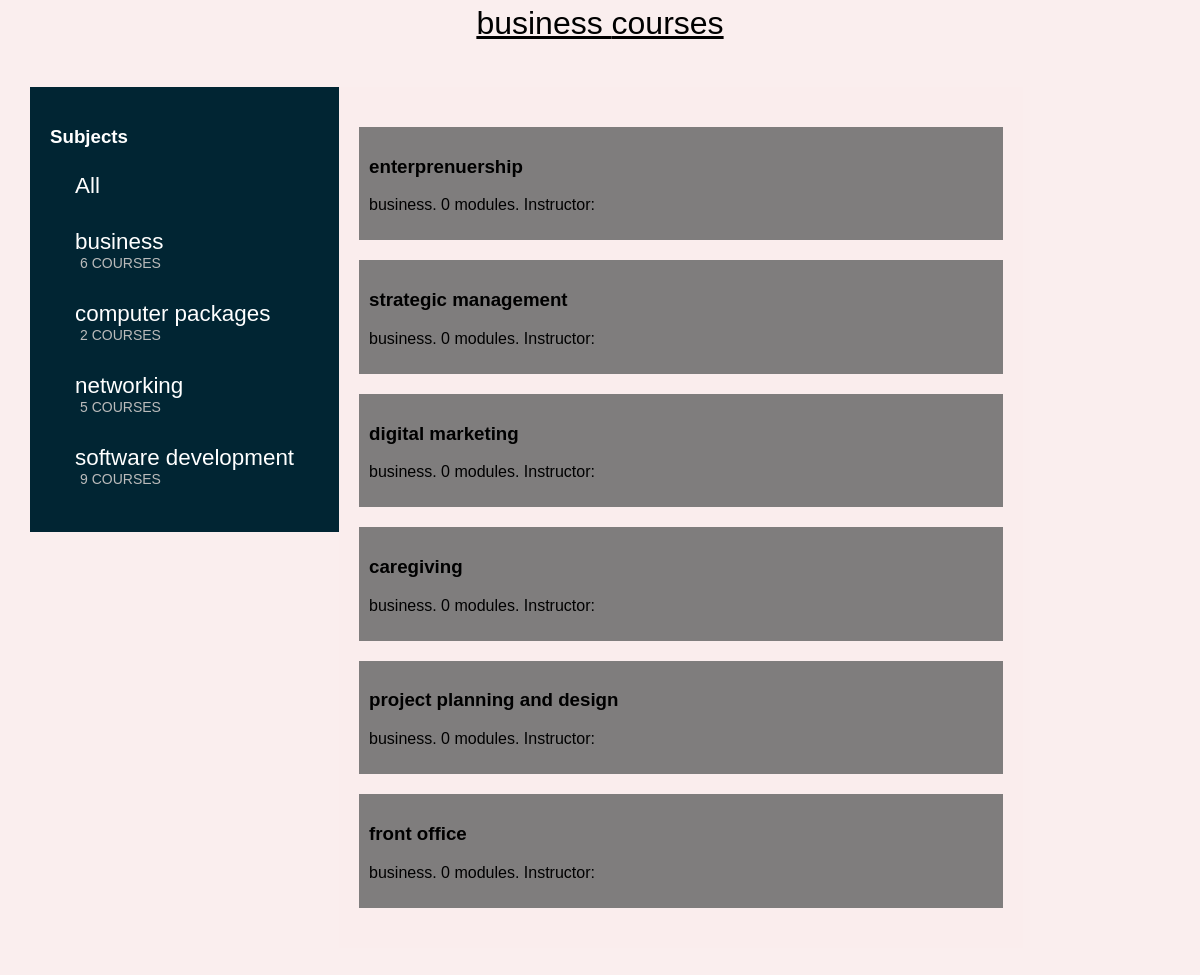
The page /subject/business/ on the database as committed earlier.
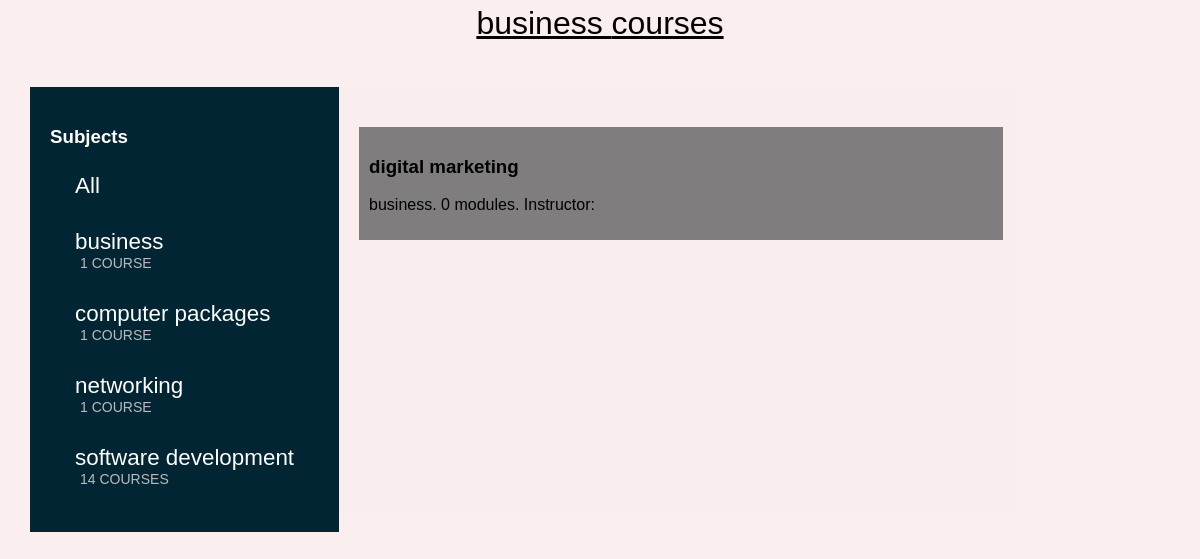
The same page on the database as committed later.
### courses/models.py (models this page shows, shortened)
class Subject(models.Model):
    title = models.CharField(max_length=200)
    slug = models.SlugField(max_length=200, unique=True)
    class Meta:
        ordering = ["title"]
    def __str__(self):
        return self.title

class Course(models.Model):
    owner = models.ForeignKey(
        settings.AUTH_USER_MODEL,
        related_name="courses_created",
        on_delete=models.CASCADE,
    )
    subject = models.ForeignKey(
        Subject, related_name="courses", on_delete=models.CASCADE
    )
    title = models.CharField(max_length=200)
    slug = models.SlugField(max_length=200, unique=True)
    overview = models.TextField()
    created = models.DateTimeField(auto_now_add=True)
    image = models.ImageField(upload_to="images/course/photos", blank=True, null=True)
    cert_benefit = models.TextField(blank=True, null=True)
    international_certification = models.BooleanField(default=False)
    period_in_weeks = models.IntegerField(blank=True, null=True)
    fee = models.DecimalField(max_digits=9, decimal_places=2, blank=True, null=True)
    class Meta:
        ordering = ["-created"]

### courses/views.py (the view)
class CourseListView(TemplateResponseMixin, View):
    model = Course
    template_name = "courses/course/list.html"
    def get(self, request, subject=None):
        subjects = Subject.objects.annotate(total_courses=Count("courses"))
        courses = Course.objects.annotate(total_modules=Count("modules"))
        if subject:
            subject = get_object_or_404(Subject, slug=subject)
            courses = courses.filter(subject=subject)
        return self.render_to_response(
            {"subjects": subjects, "subject": subject, "courses": courses}
        )

### courses/templates/courses/course/list.html (shortened to what this page needs)
{% load static %}
<link href="{% static 'courses/css/styles.css' %}" rel="stylesheet">
<div class="right_header">
{% if subject %}
  {{ subject.title }} courses
{% else %}
  All courses
{% endif %}
</div>
<div class="module_manager">
<div class="contents">
<h3>Subjects</h3>
<ul id="modules">
  <li
{% if not subject %}class="selected"{% endif %}>
    <a href="{% url "course_list" %}">All</a>
  </li>
  {% for s in subjects %}
    <li>
      <a {% if subject == s %}class="selected"{% endif %} href="{% url "course_list_subject" s.slug %}">
        {{ s.title }}
        <br>
        <span>
          {{ s.total_courses }} course{{ s.total_courses|pluralize }}
        </span>
      </a>
    </li>
  {% endfor %}
</ul>
</div>
<div class="module  manage_module">
{% for course in courses %}
 <div class="each_content each_content_st">
  {% with subject=course.subject %}
    <h3>
      <a href="{% url "course_detail" course.slug %}" target="_parent">
        {{ course.title }}
      </a>
    </h3>
    <p>
        <a href="{% url "course_list_subject" subject.slug %}" target="_parent">{{ subject }}</a>.
          {{ course.total_modules }} modules.
          Instructor: {{ course.owner.get_full_name }}
      </p>
    </div>
    {% endwith %}
    {% empty %}
     <p class="each_content cont_title">no course under {{ subject.title }}</p>
  {% endfor %}
</div>
</div>

Rows that differ between the two databases and show on the page:
removed Course: title "enterprenuership", subject "business", total_modules "0"
removed Course: title "strategic management", subject "business", total_modules "0"
removed Course: title "caregiving", subject "business", total_modules "0"
removed Course: title "project planning and design", subject "business", total_modules "0"
removed Course: title "front office", subject "business", total_modules "0"
computed for Subject "business": total_courses "6" → "1"
computed for Subject "computer packages": total_courses "2" → "1"
computed for Subject "networking": total_courses "5" → "1"
computed for Subject "software development": total_courses "9" → "14"
